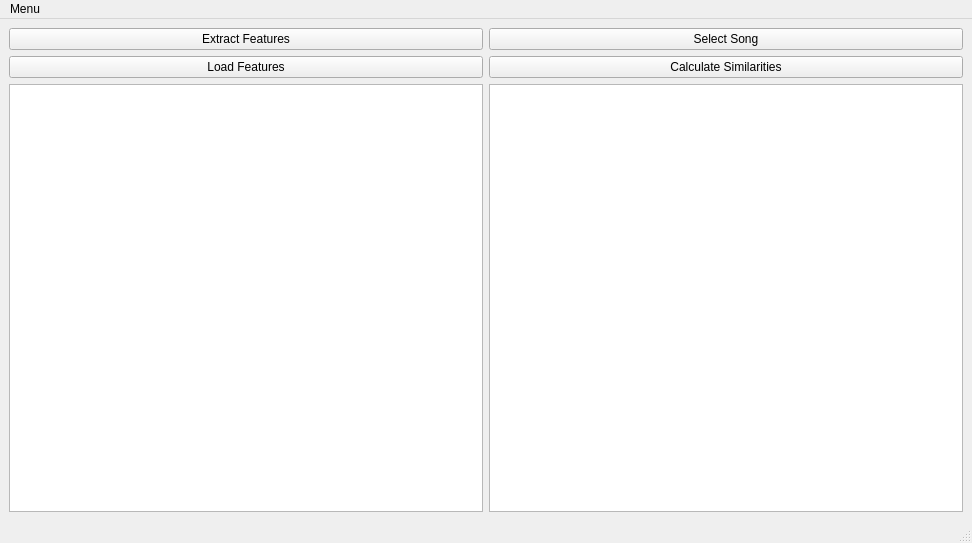
<?xml version="1.0" encoding="UTF-8"?>
<ui version="4.0">
 <class>MainWindow</class>
 <widget class="QMainWindow" name="MainWindow">
  <property name="geometry">
   <rect>
    <x>0</x>
    <y>0</y>
    <width>972</width>
    <height>543</height>
   </rect>
  </property>
  <property name="windowTitle">
   <string>MainWindow</string>
  </property>
  <widget class="QWidget" name="centralwidget">
   <layout class="QGridLayout" name="gridLayout">
    <item row="0" column="0">
     <layout class="QHBoxLayout" name="horizontalLayout">
      <item>
       <layout class="QVBoxLayout" name="verticalLayout">
        <item>
         <widget class="QPushButton" name="ExtractFeatButton">
          <property name="text">
           <string>Extract Features</string>
          </property>
         </widget>
        </item>
        <item>
         <widget class="QPushButton" name="LoadFeatButton">
          <property name="text">
           <string>Load Features</string>
          </property>
         </widget>
        </item>
        <item>
         <widget class="QTextBrowser" name="featTextBrowser"/>
        </item>
       </layout>
      </item>
      <item>
       <layout class="QVBoxLayout" name="verticalLayout_3">
        <item>
         <widget class="QPushButton" name="SongSelectButton">
          <property name="text">
           <string>Select Song</string>
          </property>
         </widget>
        </item>
        <item>
         <widget class="QPushButton" name="CalcSimButton">
          <property name="text">
           <string>Calculate Similarities</string>
          </property>
         </widget>
        </item>
        <item>
         <widget class="QTextBrowser" name="simTextBrowser"/>
        </item>
       </layout>
      </item>
     </layout>
    </item>
   </layout>
  </widget>
  <widget class="QMenuBar" name="menubar">
   <property name="geometry">
    <rect>
     <x>0</x>
     <y>0</y>
     <width>972</width>
     <height>22</height>
    </rect>
   </property>
   <widget class="QMenu" name="menuMenu">
    <property name="title">
     <string>Menu</string>
    </property>
    <addaction name="actionEnd"/>
    <addaction name="actionInfo"/>
   </widget>
   <addaction name="menuMenu"/>
  </widget>
  <widget class="QStatusBar" name="statusbar"/>
  <action name="actionEnd">
   <property name="text">
    <string>End</string>
   </property>
  </action>
  <action name="actionInfo">
   <property name="text">
    <string>Info</string>
   </property>
  </action>
 </widget>
 <resources/>
 <connections>
  <connection>
   <sender>ExtractFeatButton</sender>
   <signal>clicked()</signal>
   <receiver>MainWindow</receiver>
   <slot>extrbutton_clicked()</slot>
   <hints>
    <hint type="sourcelabel">
     <x>246</x>
     <y>46</y>
    </hint>
    <hint type="destinationlabel">
     <x>485</x>
     <y>271</y>
    </hint>
   </hints>
  </connection>
  <connection>
   <sender>LoadFeatButton</sender>
   <signal>clicked()</signal>
   <receiver>MainWindow</receiver>
   <slot>loadbutton_clicked()</slot>
   <hints>
    <hint type="sourcelabel">
     <x>246</x>
     <y>80</y>
    </hint>
    <hint type="destinationlabel">
     <x>485</x>
     <y>271</y>
    </hint>
   </hints>
  </connection>
  <connection>
   <sender>SongSelectButton</sender>
   <signal>clicked()</signal>
   <receiver>MainWindow</receiver>
   <slot>selectbutton_clicked()</slot>
   <hints>
    <hint type="sourcelabel">
     <x>725</x>
     <y>46</y>
    </hint>
    <hint type="destinationlabel">
     <x>485</x>
     <y>271</y>
    </hint>
   </hints>
  </connection>
 </connections>
 <slots>
  <slot>extrbutton_clicked()</slot>
  <slot>loadbutton_clicked()</slot>
  <slot>selectbutton_clicked()</slot>
 </slots>
</ui>
